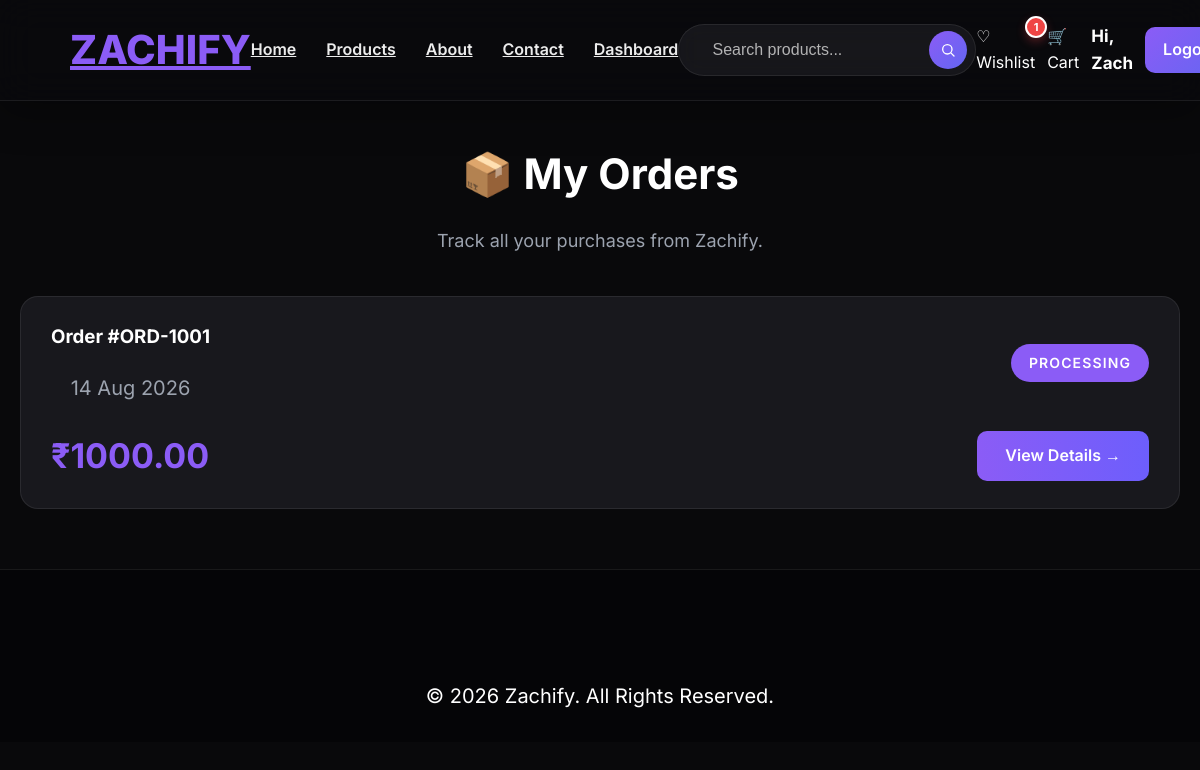
/orders (signed in), run on an earlier commit of the app's database.
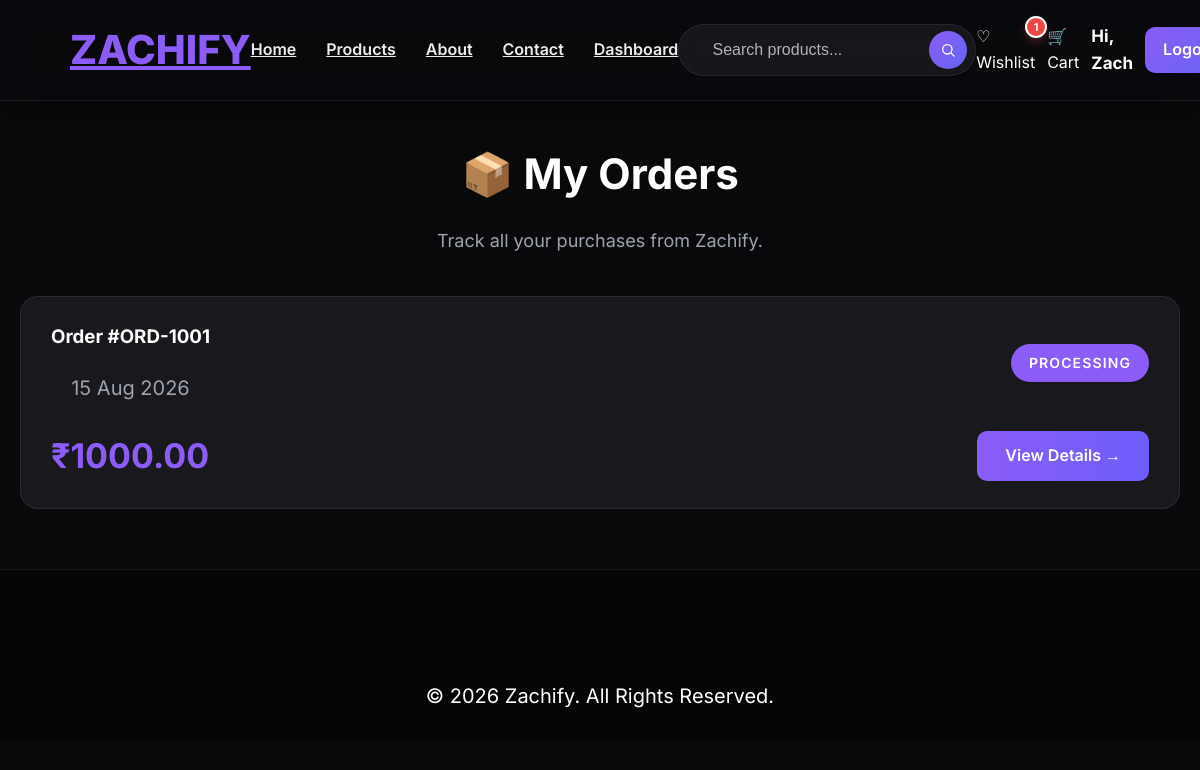
And on a later commit of the database.
### app.py (models this page shows)
class Order(db.Model):
    id = db.Column(db.Integer, primary_key=True)
    user_id = db.Column(db.Integer, db.ForeignKey("user.id"), nullable=False)
    order_number = db.Column(db.String(50), unique=True, nullable=False)
    status = db.Column(db.String(50), nullable=False, default="Processing")
    total_amount = db.Column(db.Float, nullable=False, default=0.0)
    created_at = db.Column(db.DateTime, default=datetime.utcnow)
    items = db.relationship("OrderItem", backref="order", lazy=True, cascade="all, delete-orphan")

### app.py (the view)
@app.route("/orders")
def orders():
    if "user_id" not in session:
        flash("Please login first.", "danger")
        return redirect(url_for("login"))
    orders = Order.query.filter_by(
        user_id=session["user_id"]
    ).order_by(Order.created_at.desc()).all()
    return render_template(
        "orders.html",
        orders=orders
    )

### app.py (called while the page is built)
def get_current_user():
    user = None
    user_id = session.get("user_id")
    if user_id:
        user = User.query.get(user_id)
    else:
        username = session.get("username")
        if username:
            user = User.query.filter_by(username=username).first()
    if user and user.email and user.email.lower() in {e.lower() for e in DEFAULT_ADMIN_EMAILS} and not user.is_admin:
        user.is_admin = True
        try:
            db.session.commit()
        except Exception:
            pass
    return user

@app.context_processor
def cart_count():
    cart = session.get("cart", {})
    total_quantity = sum(cart.values())
    current_user = get_current_user()
    wishlist_count = 0
    if current_user:
        wishlist_count = Wishlist.query.filter_by(user_id=current_user.id).count()
    return {"cart_count": total_quantity, "wishlist_count": wishlist_count, "current_user": current_user}

### templates/orders.html (shortened to what this page needs)
{% extends "base.html" %}
{% block content %}
<div class="orders-page">
    <div class="orders-header">
        <h1>📦 My Orders</h1>
        <p>Track all your purchases from Zachify.</p>
    </div>
    {% if orders %}
        {% for order in orders %}
        <div class="order-card">
            <div class="order-top">
                <div>
                    <h3>Order #{{ order.order_number }}</h3>
                    <p>{{ order.created_at.strftime("%d %b %Y") }}</p>
                </div>
                <div class="order-status">
                    {{ order.status }}
                </div>
            </div>
            <div class="order-bottom">
                <h2>₹{{ "%.2f"|format(order.total_amount) }}</h2>
                <a href="{{ url_for('order_details', order_id=order.id) }}"
                   class="view-order-btn">
                    View Details →
                </a>
            </div>
        </div>
        {% endfor %}
    {% endif %}
</div>
{% endblock %}

What changed in the data, as far as the page shows it:
changed Order "ORD-1001": created_at "14 Aug 2026" → "15 Aug 2026"
